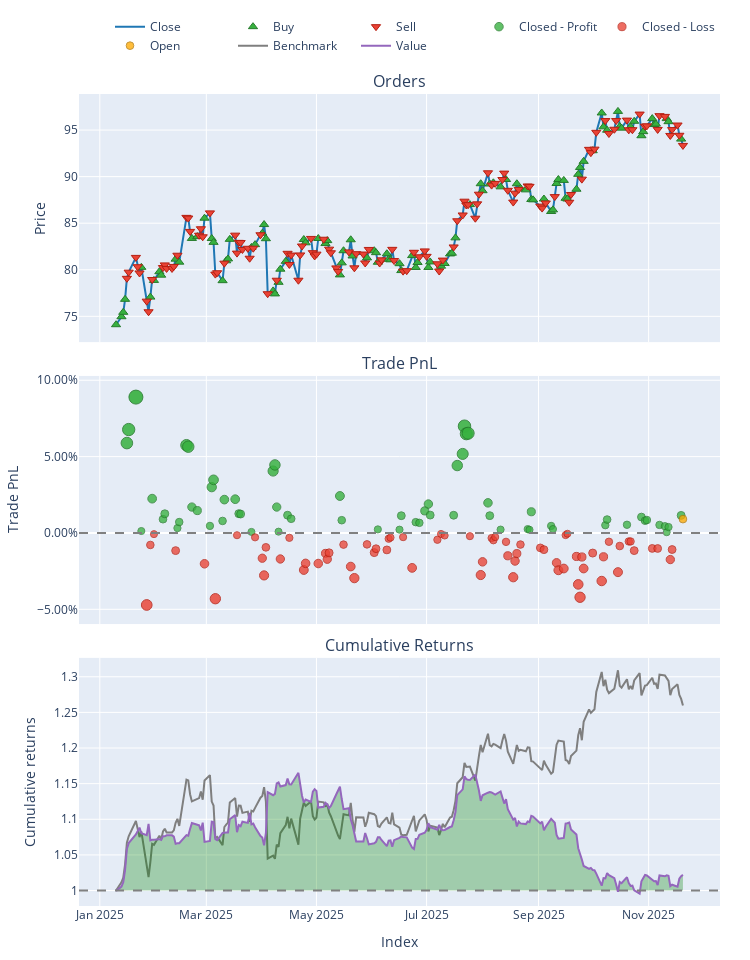

This figure's notebook cell:
### Markdown cell above
#### CNP

### Code cell
stock_symbol = "ETR"
# 2. Load Data
try:
    # ensuring your path is correct
    data = pd.read_csv(f'data/processed/{stock_symbol}_processed_2022.csv')
    if 'Date' in data.columns:
        data['Date'] = pd.to_datetime(data['Date'])
        data.set_index('Date', inplace=True)
    print("Data loaded successfully.")
except FileNotFoundError:
    print("Error: Data file not found. Check path.")
    sys.exit()

# 3. Split Train/Test
split_idx = int(len(data) * 0.7)
train_df = data.iloc[:split_idx]
test_df = data.iloc[split_idx:]

# --- TRAINING PHASE ---
print("Training SAC Agent...")

# Initialize Trainer (Pass config if needed, or defaults)
trainer = ModelTrainerRL(config['reinforcement_learning'])
env_params = config['reinforcement_learning']['environment']

# Create Training Environment
env_train = TradingEnvRL(
    train_df, 
    initial_balance=env_params.get('initial_balance', 10000),
    commission=env_params.get('commission', 0.001),
    lookback_window=env_params.get('lookback_window', 30),
    reward_func='profit'
)

# Train and Save
# This automatically handles the VecNormalize wrapper creation
result = trainer.train_sac(env_train) 

# IMPORTANT: Save the model and the normalization stats to disk
# We will reload them for the test phase to ensure consistency
save_path = "models/"
trainer.save_models(save_path)
print("Training Complete. Models saved.")

# --- INFERENCE PHASE (UPDATED) ---
print("Generating Agent Predictions on Test Data...")

# 1. Load the Trained Model
model = SAC.load(os.path.join(save_path, "sac_model"))

# 2. Create the Test Environment
# Must have the same observation space (columns) as training
env_test = TradingEnvRL(
    test_df, 
    initial_balance=env_params.get('initial_balance', 100000),
    commission=env_params.get('commission', 0.001),
    lookback_window=env_params.get('lookback_window', 30),
    reward_func='profit' 
)

# 3. Wrap it in DummyVecEnv (Required for SB3)
vec_env_test = DummyVecEnv([lambda: env_test])

# 4. Load Normalization Statistics
# This applies the Training Mean/Variance to the Test Data (Crucial!)
norm_path = os.path.join(save_path, f"sac_vecnormalize.pkl")
if os.path.exists(norm_path):
    vec_env_test = VecNormalize.load(norm_path, vec_env_test)
    vec_env_test.training = False     # Do not update stats on test data
    vec_env_test.norm_reward = False  # Do not normalize rewards for testing
else:
    print("WARNING: Normalization stats not found. Model predictions may be garbage.")

# 5. Run Inference Loop
obs = vec_env_test.reset()
done = [False]  # VecEnv returns done as a list/array
actions = []

while not done[0]:
    # Predict action (obs is now correctly scaled)
    action, _ = model.predict(obs, deterministic=True)
    actions.append(action[0]) # Extract single action
    
    # Step the environment
    obs, _, done, _ = vec_env_test.step(action)

print(f"Generated {len(actions)} actions.")


# --- BACKTESTING PHASE ---
print("Running Backtest...")

backtester = PortfolioBacktesterRL(env_params) 

# Note: 'actions' corresponds to the period [lookback_window : end]
# Ensure your backtester handles this alignment. 
# Usually, passing the full price_data and the lookback_window allows 
# the backtester to slice the prices correctly to match the actions.
portfolio = backtester.run_backtest(
    price_data=test_df['close'], 
    predicted_weights=np.array(actions).flatten(),
    lookback_window=env_params.get('lookback_window', 30)
)

comparison = backtester.compare_with_buy_and_hold_rl()

# Show Metrics
metrics = backtester.get_performance_metrics()
print("\n--- Strategy Performance ---")
for k, v in metrics.items():
    print(f"{k}: {v:.4f}")
    
# Plot
portfolio.plot().show()
